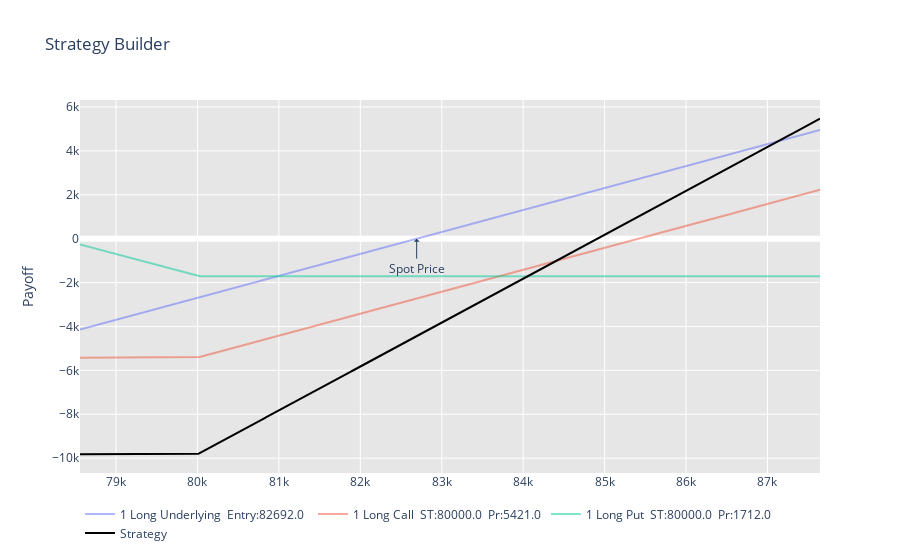

The notebook cell this image was saved under:
### Code cell
# Stock
Underlying = {'Instrument': 'underlying', 'Trade': 'long', 'Entry': 82692, 'Contract': 1}

# Options legs
Action_1   = {'Instrument': 'option', 'Type': 'call', 'Strike': 80000, 'Trade': 'long', 'Premium': 5421,  'Contract': 1}
Action_2   = {'Instrument': 'option', 'Type': 'put' , 'Strike': 80000, 'Trade': 'long', 'Premium': 1712,   'Contract': 1}


Strategy = [Underlying, Action_1, Action_2]

SB(spot=82692, spot_range=5, Strategy=Strategy)

### Figure 1 — Plotly figure (JSON) as saved in the notebook; plotly's stock layout.template omitted (floating-point values rounded to 4 significant figures; data arrays with more than 128 entries replaced by an {"elided": "..."} marker saying what was removed)
{"data": [{"mode": "lines", "name": "1 Long Underlying  Entry:82692.0", "opacity": 0.5, "type": "scatter", "x": {"elided": "1100 float values"}, "y": {"elided": "1100 float values"}}, {"mode": "lines", "name": "1 Long Call  ST:80000.0  Pr:5421.0", "opacity": 0.5, "type": "scatter", "x": {"elided": "1100 float values"}, "y": {"elided": "1100 float values"}}, {"mode": "lines", "name": "1 Long Put  ST:80000.0  Pr:1712.0", "opacity": 0.5, "type": "scatter", "x": {"elided": "1100 float values"}, "y": {"elided": "1100 float values"}}, {"line": {"color": "black", "width": 2}, "mode": "lines", "name": "Strategy", "type": "scatter", "x": {"elided": "1100 float values"}, "y": {"elided": "1100 float values"}}], "layout": {"annotations": [{"arrowhead": 1, "ax": 0, "ay": 30, "font": {"size": 12}, "showarrow": true, "text": "Spot Price", "x": 82692, "xref": "x", "y": 0, "yref": "y"}], "hoverdistance": 100, "hovermode": "x", "legend": {"orientation": "h", "y": -0.2, "yanchor": "bottom"}, "plot_bgcolor": "white", "shapes": [{"fillcolor": "grey", "layer": "below", "line": {"color": "red", "dash": "dash", "width": 0}, "name": "spot price", "opacity": 0.1, "type": "rect", "x0": 78560.0, "x1": 87650.0, "xref": "x", "y0": 0, "y1": 1, "yref": "paper"}, {"fillcolor": "grey", "layer": "below", "line": {"color": "black", "dash": "dash", "width": 0}, "opacity": 0.1, "type": "rect", "x0": 78560.0, "x1": 87650.0, "xref": "x", "y0": 0, "y1": 1, "yref": "paper"}], "showlegend": true, "spikedistance": 1000, "title": {"text": "Strategy Builder"}, "xaxis": {"showspikes": true, "spikethickness": 1}, "yaxis": {"showspikes": true, "spikethickness": 1, "title": {"text": "Payoff"}, "zeroline": true, "zerolinecolor": "white", "zerolinewidth": 6}}}
